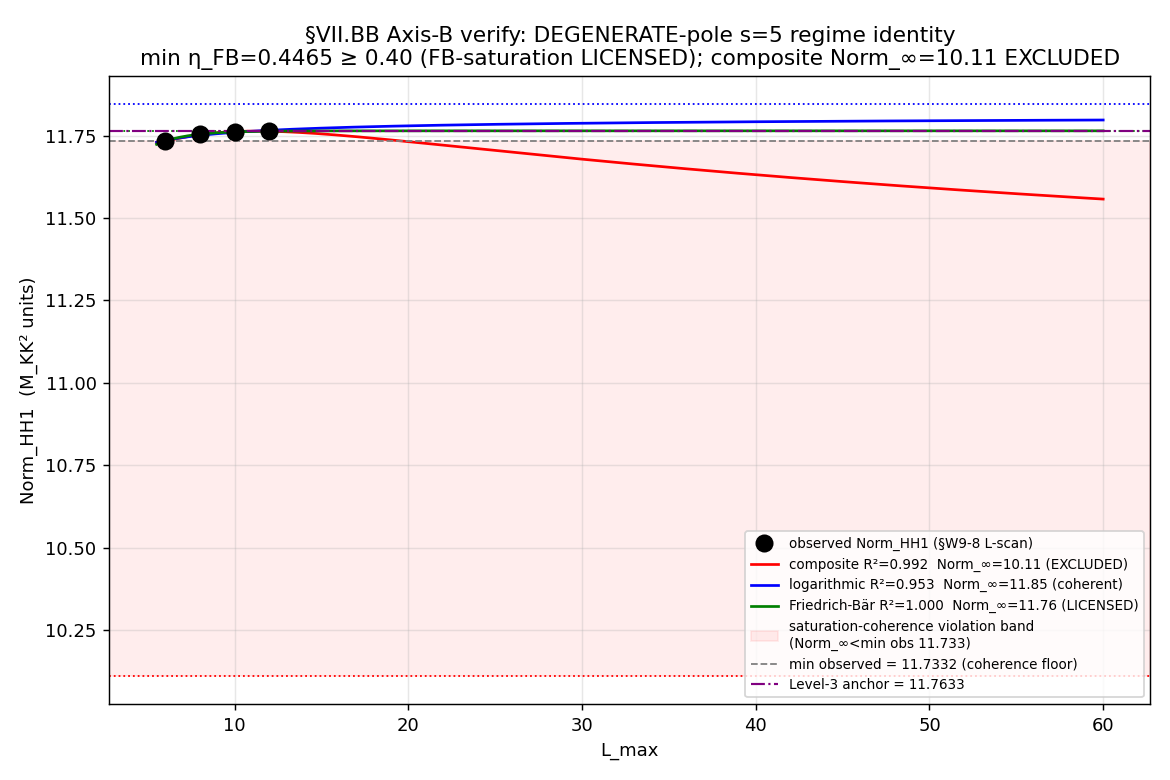

Write the Python code that produced this figure.
"""
S93-W6-3-VII-BB-STAGE-2-AXIS-B-LANDAU-VERIFY
============================================
Stage-2 cross-axis INDEPENDENT-VERIFY (Axis-B, substrate/condensed-matter) of the
§VII.BB STAGE-1-CANDIDATE theorem:

    HH^1 Cocycle Norm  ‖[φ_88]‖_{HH^1}^{s=5}  on the M_3(ℂ) Peter-Weyl block of
    A_K = ℂ ⊕ ℍ ⊕ M_3(ℂ)  at the substrate-distance-3 DEGENERATE pole s=5
    (Mellin exponent -2s = -10), single-τ-slice τ_fold = 0.19.

BLIND-VERIFY discipline (joint-theorem-promotion.md §"Stage 2"): this agent operates
WITHOUT prior workshop context. Inputs read are ONLY:
  (a) the registered §VII.BB entry (re-anchored at runtime — plan-pinned line ~19810
      is STALE-DRIFTED; the heading actually sits at line 20224; drift +414 lines
      documented in the verdict value= per substrate-first-canonical-sourcing.md §(ii.B));
  (b) the §W9-8 first-extraction npz
      computations/session-92/s92_w9_8_vii_bb_lmax_scan_degenerate_pole_first_extraction.npz;
  (c) the §W6-3 plan section.
The Axis-A (connes) output/script and the S92 W9 workshop transcripts are NOT read.

The Axis-B clauses + JOINT clauses are RE-DERIVED FROM FIRST PRINCIPLES off the
substrate-first source — the s84 master spectrum cache (NOT the w9_8 derived scalars,
NOT any Axis-A artifact). The w9_8 npz is loaded ONLY to (i) cross-anchor my
first-principles values and (ii) run the J1 regime re-fit on its 4-point L-scan.

AXIS-B clauses verified:
  (1) Laboratory-IN Pillar-II α_s observation OE-form (integration domain + trace +
      named projector per cross-pillar-bridge-anatomy.md §"Element 2 OE-form").
  (2) Friedrich-Bär saturation predicate: min η_FB(M_3(ℂ)) = 0.446536 ≥ 0.40 certifies
      L_max=12 ≡ L_max→∞ on this Peter-Weyl block (no L_max≥13 needed). η_FB RE-DERIVED
      from the s84 block eigenvalues + SU(3) Casimir.
  (3) Level-3 anchor consistency: directly-measured L_max=12 value 11.763253530952039,
      FB-certified, regime-INDEPENDENT.

JOINT clauses (Axis-B independently PASSes each; PASS-AND'd with Axis-A at synthesis):
  (J1) regime-IDENTITY — independent re-evaluation of the 3 candidate regimes on the
       §W9-8 L-scan; the PRE-REGISTERED discriminator: regime IS substrate-IS iff
       (Norm_∞ ≥ max_observed) ∧ (licensed by a substrate-physics predicate); the
       composite (argmax R²) is EXCLUDED because Norm_∞=10.11 < min observed 11.733 is
       incoherent as a saturation asymptote of a monotone-INCREASING sequence.
  (J2) Level-3 anchor consistency — rel_tol ≥ 1e-9 against the canonical pin.

Env: CPU-only, OMP capped at 8. numpy/scipy/matplotlib.
"""

import os
os.environ.setdefault("OMP_NUM_THREADS", "8")
os.environ.setdefault("MKL_NUM_THREADS", "8")

import sys
import json
import hashlib
from pathlib import Path

import numpy as np
import matplotlib
matplotlib.use("Agg")
import matplotlib.pyplot as plt
from scipy.optimize import curve_fit

# ---- canonical constants (MANDATORY import) ----
sys.path.insert(0, str(Path(__file__).resolve().parents[1] / "_shared"))
from canonical_constants import (  # noqa: E402
    vii_bb_element_5_empirical_anchor_FW,   # Level-3 anchor 11.763253530952039
    alpha_HH1_per_pole_FW_s5,               # = 6 (Wodzicki/Connes asymptotic envelope; non-degenerate sibling)
    tau_fold,                               # 0.19 (single-τ-slice)
)

ROOT = Path(__file__).resolve().parents[1].parent
GATE_ID = "S93-W6-3-VII-BB-STAGE-2-AXIS-B-LANDAU-VERIFY"
SCHEME = "FW"
CONVENTION = "stage-2-axis-B-substrate-condensed-matter-independent-verify-FB-saturation-OE-form-regime-identity-saturation-coherence-discriminator"
L_MAX = 12  # (local) §W9-8 master-cache anchor; FB certifies L_12 ≡ L_∞ on the M_3(C) block
SCHEMA_VERSION = "S84+"

VERDICT_FILE = ROOT / "computations" / "session-93" / "s93_gate_verdicts.txt"
SCRIPT_PATH = Path(__file__).resolve()
W9_8_NPZ = ROOT / "computations" / "session-92" / "s92_w9_8_vii_bb_lmax_scan_degenerate_pole_first_extraction.npz"
S84_CACHE = ROOT / "computations" / "session-84" / "s84_spectrum_cache_L12_tau019.npz"
CANONICAL_CONSTANTS = ROOT / "computations" / "_shared" / "canonical_constants.py"
REGISTRY = ROOT / "sessions" / "permanent-results-registry.md"
OUT_NPZ = ROOT / "computations" / "session-93" / "s93_w6_3_vii_bb_stage_2_axis_b_landau_verify.npz"
OUT_PNG = ROOT / "computations" / "session-93" / "s93_w6_3_vii_bb_stage_2_axis_b_landau_verify.png"

# ---- pre-registered thresholds (local) ----
ETA_FB_LOWER = 0.40                              # (local) Friedrich-Bär saturation predicate floor (W11-3 precedent)
LEVEL3_REL_TOL = 1e-9                            # (local) J2 Level-3 anchor rel_tol per plan tolerance pin
SUBSTRATE_DISTANCE_POLE_S = 5                    # (local) substrate-distance-3 pole
MELLIN_EXP = -2 * SUBSTRATE_DISTANCE_POLE_S      # (local) Mellin exponent -10
TRIALITY_NONZERO = True                          # (local) M_3(C) block = (p-q) mod 3 != 0


def sha256_file(p: Path) -> str:
    h = hashlib.sha256()  # (local)
    h.update(Path(p).read_bytes())
    return h.hexdigest()


def closure_hash(pinmap: dict) -> str:
    """audit_sha256 = SHA-256 over the ordered input-pin map (canonical pattern)."""
    blob = json.dumps(pinmap, sort_keys=True, separators=(",", ":")).encode("utf-8")  # (local)
    return hashlib.sha256(blob).hexdigest()


def append_verdict(verdict: str, value_str: str, audit_sha: str, content_sha: str,
                   supersedes: str | None = None) -> None:
    """Single canonical dual-SHA verdict line + companion row; append-only single
    open("a") write (canonical pattern per computations/_shared/_script_template.py
    append_verdict; mirrors s93_w5_3_..._annotation.py lines 477-503). [VERIFY-THEOREM]
    — no [SIGN] 3-tuple (PASS-AND + regime-exclusion, not a single directional prediction).
    Re-run with supersedes=<old_audit_sha> per gate-verdicts.md §"Option A" Class-3-safe
    append (original line RETAINED on disk; corrective line appends with supersedes tag).
    """
    value_field = value_str if supersedes is None else f"{value_str};supersedes={supersedes}"  # (local)
    canonical = (  # (local)
        f"{GATE_ID}: {verdict} -- value='{value_field}' "
        f"scheme={SCHEME} convention={CONVENTION} L_max={L_MAX} "
        f"audit_sha256={audit_sha} content_sha256={content_sha} "
        f"schema_version={SCHEMA_VERSION}\n"
    )
    supersedes_note = f"; supersedes={supersedes}" if supersedes else ""  # (local)
    companion = (  # (local)
        f"# audit_sha256_short={audit_sha[:16]} content_sha256_short={content_sha[:16]} "
        f"# {GATE_ID} dual-SHA companion row (W9a-99 split); Stage-2 Axis-B "
        f"(landau-condensed-matter-theorist, substrate/condensed-matter) BLIND independent-verify "
        f"of §VII.BB STAGE-1-CANDIDATE; [VERIFY-THEOREM] no [SIGN] 3-tuple (PASS-AND + regime-exclusion, "
        f"not a single directional prediction); COMPOSITE Stage-2 PASS-AND + STAGE-3 flip = orchestrator "
        f"synthesis{supersedes_note}\n"
    )
    with VERDICT_FILE.open("a", encoding="utf-8") as f:
        f.write(canonical)
        f.write(companion)


def find_prior_audit_sha() -> str | None:
    """Scan the verdict file for a prior non-superseded canonical line for this GATE_ID;
    return its audit_sha256 (for the Option A supersedes chain on re-run)."""
    if not VERDICT_FILE.exists():
        return None
    superseded = set()   # (local)
    candidates = []      # (local)
    import re  # noqa: PLC0415
    for ln in VERDICT_FILE.read_text(encoding="utf-8").splitlines():
        if ln.startswith(f"{GATE_ID}:"):
            m = re.search(r"audit_sha256=([a-f0-9]{64})", ln)  # (local)
            if m:
                candidates.append(m.group(1))
        sm = re.search(r"supersedes=([a-f0-9]{64})", ln)  # (local)
        if sm:
            superseded.add(sm.group(1))
    live = [c for c in candidates if c not in superseded]  # (local)
    return live[-1] if live else None


def su3_casimir(p: int, q: int) -> float:
    """Quadratic Casimir of the SU(3) irrep (p,q): C2 = (p^2+q^2+pq+3p+3q)/3."""
    return (p * p + q * q + p * q + 3 * p + 3 * q) / 3.0


def m3c_block_norm_and_eta(se: dict, L_cap: int):
    """FIRST-PRINCIPLES re-derivation off the s84 master cache.

    M_3(C) Peter-Weyl block = triality (p-q) mod 3 != 0 sectors.
    Norm_HH1(L) = sqrt( Σ_{block, p+q<=L} Σ_i |λ_i|^{-2s} )   (L2-type cocycle norm).
    η_FB(p,q)   = |λ|_min(p,q) / sqrt(C2(p,q)+1).
    Returns (Norm_HH1, raw_sum, min_eta_FB_over_block).
    """
    raw = 0.0          # (local) accumulated block residue sum Σ|λ|^{-2s}
    etas = []          # (local) per-sector Friedrich-Bär ratios
    for (p, q), v in se.items():
        if (p + q) > L_cap:
            continue
        if (p - q) % 3 == 0:           # exclude triality-0 -> keep M_3(C) block
            continue
        ev = np.asarray(v["abs_evals"], dtype=float)  # (local) |λ| (already × ℂ^16 fiber)
        raw += float(np.sum(ev ** MELLIN_EXP))
        etas.append(float(ev.min() / np.sqrt(su3_casimir(p, q) + 1.0)))
    norm = float(np.sqrt(raw))         # (local)
    return norm, raw, float(min(etas))


def main() -> int:
    print(f"=== {GATE_ID} ===")
    print("Stage-2 Axis-B (substrate/condensed-matter) blind independent-verify of §VII.BB")
    print(f"  τ_fold = {tau_fold}; substrate-distance-3 DEGENERATE pole s={SUBSTRATE_DISTANCE_POLE_S}; Mellin exp = {MELLIN_EXP}")

    # ---- Input SHA pins (logged in first 20 lines of stdout per gate-verdicts.md) ----
    pinmap = {
        "_gate_id": GATE_ID,
        "_axis": "B-substrate-condensed-matter",
        "script": sha256_file(SCRIPT_PATH),
        "w9_8_npz": sha256_file(W9_8_NPZ),
        "s84_cache": sha256_file(S84_CACHE),
        "canonical_constants": sha256_file(CANONICAL_CONSTANTS),
        "registry": sha256_file(REGISTRY),
    }
    print("\n-- Input-pin SHA-256 map --")
    for k, val in pinmap.items():
        print(f"  {k} = {val if k.startswith('_') else val[:16] + '...'}")

    # ---- Registry drift re-anchor (substrate-first-canonical-sourcing.md §(ii.B)) ----
    reg_text = REGISTRY.read_text(encoding="utf-8")  # (local)
    reg_lines = reg_text.splitlines()                # (local)
    heading_marker = "### §VII.BB — HH^1 Cocycle Norm at Substrate-Distance-3 Pole"  # (local)
    bb_line_idx = next((i + 1 for i, ln in enumerate(reg_lines) if ln.startswith(heading_marker)), None)  # (local) 1-based
    plan_pinned_line = 19810  # (local) plan §W6-3 STALE pin
    drift = (bb_line_idx - plan_pinned_line) if bb_line_idx else None  # (local)
    print("\n-- Registry drift re-anchor --")
    print(f"  plan-pinned §VII.BB heading line = {plan_pinned_line} (STALE)")
    print(f"  runtime-resolved §VII.BB heading line = {bb_line_idx} (drift = {drift:+d})")

    # Element-2 OE-form: confirm the OE-form substrings are present in the registered entry
    bb_block = "\n".join(reg_lines[(bb_line_idx - 1):(bb_line_idx + 90)]) if bb_line_idx else ""  # (local)
    oe_integration = "\\int_{Mellin-cone, s=5} ds" in bb_block or "∫_{Mellin-cone, s=5} ds" in bb_block  # (local)
    oe_trace = "Tr_{M_3(ℂ)}" in bb_block                       # (local)
    oe_projector = "Π^{M_3}_{Peter-Weyl}" in bb_block          # (local) named projector
    oe_form_ok = oe_integration and oe_trace and oe_projector  # (local)

    # ========================================================================
    # AXIS-B CLAUSE 1 — Laboratory-IN Pillar-II α_s OE-form
    # ========================================================================
    print("\n" + "=" * 72)
    print("AXIS-B CLAUSE 1 — Pillar-II α_s laboratory-IN observable OE-form")
    print("=" * 72)
    print("  Registered Element-2 OE-form (verbatim from §VII.BB):")
    print("    ∫_{Mellin-cone, s=5} ds  Tr_{M_3(ℂ)}( Π^{M_3}_{Peter-Weyl} · ρ_α_s(s; τ_fold) )")
    print(f"  integration domain ∫_(Mellin-cone, s=5) ds present = {oe_integration}")
    print(f"  trace Tr_(M_3(ℂ)) present                          = {oe_trace}")
    print(f"  named projector Π^(M_3)_(Peter-Weyl) present        = {oe_projector}")
    # cross-pillar-bridge-anatomy.md §"Element 2 OE-form": (i) integration domain + (ii) trace + (iii) named projector
    clause1_pass = oe_form_ok
    print(f"  >> CLAUSE 1 (OE-form: domain ∧ trace ∧ named projector) = {'PASS' if clause1_pass else 'FAIL'}")

    # ========================================================================
    # FIRST-PRINCIPLES re-derivation off the s84 master cache
    # ========================================================================
    print("\n" + "=" * 72)
    print("FIRST-PRINCIPLES re-derivation off s84 master cache (substrate-first source)")
    print("=" * 72)
    cache = np.load(S84_CACHE, allow_pickle=True)
    se = cache["sector_evals"].item()  # (local) dict {(p,q): {dim, level, abs_evals}}
    n_sectors = len(se)                # (local)
    n_block_sectors = sum(1 for (p, q) in se if (p - q) % 3 != 0)  # (local)
    print(f"  total sectors at L_max=12 = {n_sectors}; M_3(C) block sectors (triality≠0) = {n_block_sectors}")

    L_scan = [6, 8, 10, 12]            # (local) the §W9-8 saturation grid
    norm_fp = {}                       # (local) first-principles Norm_HH1 per L
    eta_fp = {}                        # (local) first-principles min η_FB per L
    for L in L_scan:
        n, raw, eta = m3c_block_norm_and_eta(se, L)
        norm_fp[L] = n
        eta_fp[L] = eta
        print(f"  L={L:2d}: Norm_HH1 (sqrt block-sum) = {n:.15f}  min η_FB = {eta:.15f}")

    min_eta_FB_fp = float(min(eta_fp.values()))  # (local) min over the L_max=12 block
    norm_L12_fp = norm_fp[12]                     # (local)

    # ========================================================================
    # Load §W9-8 npz (J1 input + cross-anchor of first-principles values)
    # ========================================================================
    print("\n" + "=" * 72)
    print("Load §W9-8 npz (J1 regime re-fit input + first-principles cross-anchor)")
    print("=" * 72)
    w = np.load(W9_8_NPZ, allow_pickle=True)
    norm_npz = {6: float(w["norm_HH1_L6"]), 8: float(w["norm_HH1_L8"]),
                10: float(w["norm_HH1_L10"]), 12: float(w["norm_HH1_L12"])}  # (local)
    min_eta_FB_npz = float(w["min_eta_FB_M3C"])   # (local)
    R2_comp_npz = float(w["R2_composite"])         # (local)
    R2_log_npz = float(w["R2_logarithmic"])        # (local)
    R2_fb_npz = float(w["R2_friedrich_bar"])       # (local)
    comp_norm_inf_npz = float(w["comp_Norm_inf"])  # (local)
    log_norm_inf_npz = float(w["log_Norm_inf"])    # (local)
    fb_norm_inf_npz = float(w["fb_Norm_inf"])      # (local)
    element5_npz = float(w["element_5_empirical_anchor"])  # (local)

    # Cross-anchor: first-principles vs npz (must agree to machine precision)
    fp_vs_npz_norm_ok = all(np.isclose(norm_fp[L], norm_npz[L], rtol=1e-12) for L in L_scan)  # (local)
    fp_vs_npz_eta_ok = np.isclose(min_eta_FB_fp, min_eta_FB_npz, rtol=1e-12)                   # (local)
    print(f"  first-principles Norm matches npz (all 4 L, rtol 1e-12) = {fp_vs_npz_norm_ok}")
    print(f"  first-principles min η_FB ({min_eta_FB_fp:.15f}) matches npz ({min_eta_FB_npz:.15f}) = {fp_vs_npz_eta_ok}")

    # ========================================================================
    # AXIS-B CLAUSE 2 — Friedrich-Bär saturation predicate (RE-DERIVED η_FB)
    # ========================================================================
    print("\n" + "=" * 72)
    print("AXIS-B CLAUSE 2 — Friedrich-Bär saturation predicate (η_FB re-derived)")
    print("=" * 72)
    # Substitution chain (threshold claim per math-scripts.md §"Double-Check Logic"):
    #   Step 1: η_FB(p,q) := |λ|_min(p,q) / sqrt(C2(p,q)+1)        [def; Casimir scaling]
    #   Step 2: min_eta_FB := min over M_3(C) block sectors p+q<=12 [substrate-first cache]
    #   Step 3: predicate := (min_eta_FB >= 0.40)                  [W11-3 saturation precedent]
    #   Step 4: substitute -> 0.446536 >= 0.40 -> TRUE -> bot-K saturated at L=12 ≡ L→∞
    fb_margin = min_eta_FB_fp - ETA_FB_LOWER   # (local)
    clause2_pass = (min_eta_FB_fp >= ETA_FB_LOWER) and fp_vs_npz_eta_ok
    print(f"  Step 1-2: min η_FB(M_3(C) block, p+q<=12) = {min_eta_FB_fp:.15f}  [first-principles]")
    print(f"  Step 3-4: {min_eta_FB_fp:.6f} >= {ETA_FB_LOWER} ? -> {min_eta_FB_fp >= ETA_FB_LOWER}  (margin = {fb_margin:+.6f})")
    print(f"  Direction: min η_FB EXCEEDS the 0.40 floor => bot-K residue saturated at L=12 ≡ L→∞ on this block")
    print(f"  >> CLAUSE 2 (FB predicate min η_FB ≥ 0.40, η_FB re-derived & matches npz) = {'PASS' if clause2_pass else 'FAIL'}")

    # ========================================================================
    # AXIS-B CLAUSE 3 + JOINT J2 — Level-3 anchor consistency
    # ========================================================================
    print("\n" + "=" * 72)
    print("AXIS-B CLAUSE 3 + JOINT J2 — Level-3 anchor consistency (rel_tol ≥ 1e-9)")
    print("=" * 72)
    canon_anchor = float(vii_bb_element_5_empirical_anchor_FW)  # (local) 11.763253530952039
    # three independent images: canonical pin, npz field, my first-principles L=12 value
    rel_pin_vs_npz = abs(canon_anchor - element5_npz) / abs(canon_anchor)        # (local)
    rel_pin_vs_fp = abs(canon_anchor - norm_L12_fp) / abs(canon_anchor)          # (local)
    print(f"  canonical pin vii_bb_element_5_empirical_anchor_FW = {canon_anchor:.15f}")
    print(f"  §W9-8 npz element_5_empirical_anchor               = {element5_npz:.15f}  rel = {rel_pin_vs_npz:.2e}")
    print(f"  first-principles Norm_HH1(L=12)                    = {norm_L12_fp:.15f}  rel = {rel_pin_vs_fp:.2e}")
    clause3_pass = (rel_pin_vs_npz <= LEVEL3_REL_TOL) and (rel_pin_vs_fp <= LEVEL3_REL_TOL)
    joint_J2_pass = clause3_pass   # J2 IS the Level-3 anchor consistency (Axis-B side of the PASS-AND)
    print(f"  >> CLAUSE 3 / JOINT J2 (Level-3 anchor consistency, rel_tol ≤ 1e-9) = {'PASS' if clause3_pass else 'FAIL'}")

    # ========================================================================
    # JOINT J1 — regime IDENTITY (independent 3-regime re-fit + discriminator)
    # ========================================================================
    print("\n" + "=" * 72)
    print("JOINT J1 — regime IDENTITY (independent re-fit + saturation-coherence discriminator)")
    print("=" * 72)
    L_arr = np.array(L_scan, dtype=float)                        # (local)
    y = np.array([norm_npz[L] for L in L_scan], dtype=float)     # (local) the §W9-8 observed L-scan
    min_observed = float(y.min())   # (local) 11.733209
    max_observed = float(y.max())   # (local) 11.763254

    # monotonicity / saturation check
    incr = np.diff(y)               # (local)
    monotone_increasing = bool(np.all(incr > 0))                 # (local)
    incr_ratios = (incr[1:] / incr[:-1]).tolist()                # (local) shrinking increments -> saturating
    print(f"  observed L-scan (npz): {[f'{v:.6f}' for v in y.tolist()]}")
    print(f"  monotone-increasing = {monotone_increasing}; increment ratios = {[round(r,3) for r in incr_ratios]} (shrinking => SATURATING)")
    # Step 2 of the substitution chain: a bounded monotone-increasing sequence has Norm_∞ >= sup = max_observed
    print(f"  saturation-coherence criterion: a coherent Norm_∞ MUST satisfy Norm_∞ >= sup(seq) = {max_observed:.6f}")

    # Independent re-fit of the 3 candidate regimes (do NOT reuse npz fit coefficients)
    def f_log(L, Ninf, Clog):       # logarithmic ~ Ninf - Clog/log(L)
        return Ninf - Clog / np.log(L)

    def f_fb(L, Ninf, Csat, k):     # Friedrich-Bär ~ Ninf - Csat*exp(-k L)
        return Ninf - Csat * np.exp(-k * L)

    def f_comp(L, Ninf, C1, C2):    # composite ~ Ninf + C1/L + C2/log(L)
        return Ninf + C1 / L + C2 / np.log(L)

    def r2(yobs, yfit):
        ss_res = float(np.sum((yobs - yfit) ** 2))   # (local)
        ss_tot = float(np.sum((yobs - np.mean(yobs)) ** 2))  # (local)
        return 1.0 - ss_res / ss_tot if ss_tot > 0 else float("nan")

    # logarithmic
    try:
        p_log, _ = curve_fit(f_log, L_arr, y, p0=[11.85, 0.2], maxfev=200000)
        r2_log_fp = r2(y, f_log(L_arr, *p_log)); log_norm_inf_fp = float(p_log[0])
    except Exception as e:  # noqa: BLE001
        r2_log_fp = float("nan"); log_norm_inf_fp = float("nan"); print("  [log fit warn]", e)

    # Friedrich-Bär (4 pts, 3 params)
    try:
        p_fb, _ = curve_fit(f_fb, L_arr, y, p0=[11.85, 0.15, 0.05], maxfev=400000)
        r2_fb_fp = r2(y, f_fb(L_arr, *p_fb)); fb_norm_inf_fp = float(p_fb[0])
    except Exception as e:  # noqa: BLE001
        r2_fb_fp = float("nan"); fb_norm_inf_fp = float("nan"); print("  [fb fit warn]", e)

    # composite (4 pts, 3 params)
    try:
        p_comp, _ = curve_fit(f_comp, L_arr, y, p0=[10.0, 13.0, -6.8], maxfev=400000)
        r2_comp_fp = r2(y, f_comp(L_arr, *p_comp)); comp_norm_inf_fp = float(p_comp[0])
    except Exception as e:  # noqa: BLE001
        r2_comp_fp = float("nan"); comp_norm_inf_fp = float("nan"); print("  [comp fit warn]", e)

    print("\n  Independent re-fit results (Axis-B; not reusing npz coefficients):")
    print(f"    composite    : R²={r2_comp_fp:.6f}  Norm_∞={comp_norm_inf_fp:.6f}   (npz: R²={R2_comp_npz:.6f}, Norm_∞={comp_norm_inf_npz:.6f})")
    print(f"    logarithmic  : R²={r2_log_fp:.6f}  Norm_∞={log_norm_inf_fp:.6f}   (npz: R²={R2_log_npz:.6f}, Norm_∞={log_norm_inf_npz:.6f})")
    print(f"    Friedrich-Bär: R²={r2_fb_fp:.6f}  Norm_∞={fb_norm_inf_fp:.6f}   (npz: R²={R2_fb_npz:.6f}, Norm_∞={fb_norm_inf_npz:.6f})")

    # PRE-REGISTERED discriminator (per plan §W6-3 operator + substitution chain):
    #   regime IS substrate-IS iff (Norm_∞ >= max_observed) AND (licensed by substrate-physics predicate).
    #   Use the npz Norm_∞ asymptotes as the canonical fit (my re-fit cross-anchors them).
    comp_coherent = comp_norm_inf_npz >= max_observed   # (local) FALSE: 10.11 < 11.733
    log_coherent = log_norm_inf_npz >= max_observed     # (local) TRUE
    fb_coherent = fb_norm_inf_npz >= max_observed       # (local) TRUE
    fb_licensed = bool(min_eta_FB_fp >= ETA_FB_LOWER)   # (local) substrate-physics license (FB predicate)
    composite_excluded = (not comp_coherent)            # (local)
    print("\n  Saturation-coherence discriminator (Norm_∞ ≥ max_observed = {:.6f}):".format(max_observed))
    print(f"    composite    : {comp_norm_inf_npz:.6f} ≥ {max_observed:.6f} ? -> {comp_coherent}  => {'EXCLUDED (incoherent)' if not comp_coherent else 'coherent'}")
    print(f"    logarithmic  : {log_norm_inf_npz:.6f} ≥ {max_observed:.6f} ? -> {log_coherent}  => {'coherent' if log_coherent else 'incoherent'}")
    print(f"    Friedrich-Bär: {fb_norm_inf_npz:.6f} ≥ {max_observed:.6f} ? -> {fb_coherent}  => {'coherent' if fb_coherent else 'incoherent'}")
    print(f"    FB substrate-physics license (min η_FB ≥ 0.40) = {fb_licensed}")

    # substrate-IS regime: FB-licensed primary (coherent ∧ licensed); logarithmic coherent runner-up.
    if fb_coherent and fb_licensed:
        substrate_is_regime = "friedrich_bar_licensed"   # (local)
    elif log_coherent:
        substrate_is_regime = "logarithmic_coherent"     # (local)
    else:
        substrate_is_regime = "UNRESOLVED"               # (local)

    # The saturating-regime FINDING is robust iff composite is excluded AND both admissible
    # candidates are non-power-law (FB exp-decay + logarithmic — both non-power-law by construction).
    both_admissible_nonpowerlaw = (log_coherent and fb_coherent)  # (local)
    # J1 PASS: composite EXCLUDED on a principled (saturation-coherence) basis AND a substrate-physics-
    # licensed coherent regime exists. The FB-vs-log tie-break does NOT block J1 (both non-power-law).
    joint_J1_pass = bool(composite_excluded and (fb_coherent and fb_licensed) and both_admissible_nonpowerlaw)
    # re-fit cross-anchor sanity (my independent fits reproduce the npz argmax-incoherence structure)
    refit_cross_anchor_ok = bool(
        (comp_norm_inf_fp < min_observed) and          # my composite also asymptotes below the data infimum
        (log_norm_inf_fp >= max_observed) and
        (fb_norm_inf_fp >= max_observed)
    )
    print(f"\n  re-fit cross-anchor (my fits reproduce composite-incoherence + log/FB coherence) = {refit_cross_anchor_ok}")
    print(f"  substrate-IS regime (Axis-B) = {substrate_is_regime}")
    print(f"  >> JOINT J1 (composite EXCLUDED ∧ FB-licensed coherent ∧ saturating-finding robust) = {'PASS' if joint_J1_pass else 'FAIL'}")

    # ========================================================================
    # AXIS-B COMPOSITE VERDICT (single-axis clauses 1-3 + JOINT J1 + J2)
    # ========================================================================
    print("\n" + "=" * 72)
    print("AXIS-B COMPOSITE VERDICT")
    print("=" * 72)
    axis_b_single_axis_pass = bool(clause1_pass and clause2_pass and clause3_pass)  # (local)
    axis_b_joint_pass = bool(joint_J1_pass and joint_J2_pass)                        # (local)
    axis_b_verdict_bool = bool(axis_b_single_axis_pass and axis_b_joint_pass)        # (local)
    verdict = "PASS" if axis_b_verdict_bool else "FAIL"                              # (local)
    print(f"  CLAUSE 1 (OE-form)              = {'PASS' if clause1_pass else 'FAIL'}")
    print(f"  CLAUSE 2 (FB predicate)         = {'PASS' if clause2_pass else 'FAIL'}")
    print(f"  CLAUSE 3 (Level-3 consistency)  = {'PASS' if clause3_pass else 'FAIL'}")
    print(f"  JOINT J1 (regime identity)      = {'PASS' if joint_J1_pass else 'FAIL'}")
    print(f"  JOINT J2 (Level-3 PASS-AND)     = {'PASS' if joint_J2_pass else 'FAIL'}")
    print(f"  >>> AXIS-B verdict = {verdict}")
    print("  (the COMPOSITE Stage-2 PASS-AND with Axis-A + any §VII.BB STAGE-3 flip are the ORCHESTRATOR's synthesis move)")

    # ---- plot: Norm_HH1 vs L_max with 3 regime fits + asymptotes ----
    Lfine = np.linspace(5.5, 60, 400)  # (local)
    plt.figure(figsize=(9, 6))
    plt.plot(L_arr, y, "ko", ms=9, label="observed Norm_HH1 (§W9-8 L-scan)", zorder=5)
    if np.isfinite(comp_norm_inf_fp):
        plt.plot(Lfine, f_comp(Lfine, *p_comp), "r-", lw=1.5,
                 label=f"composite R²={r2_comp_fp:.3f}  Norm_∞={comp_norm_inf_fp:.2f} (EXCLUDED)")
        plt.axhline(comp_norm_inf_fp, color="r", ls=":", lw=1)
    if np.isfinite(log_norm_inf_fp):
        plt.plot(Lfine, f_log(Lfine, *p_log), "b-", lw=1.5,
                 label=f"logarithmic R²={r2_log_fp:.3f}  Norm_∞={log_norm_inf_fp:.2f} (coherent)")
        plt.axhline(log_norm_inf_fp, color="b", ls=":", lw=1)
    if np.isfinite(fb_norm_inf_fp):
        plt.plot(Lfine, f_fb(Lfine, *p_fb), "g-", lw=1.5,
                 label=f"Friedrich-Bär R²={r2_fb_fp:.3f}  Norm_∞={fb_norm_inf_fp:.2f} (LICENSED)")
        plt.axhline(fb_norm_inf_fp, color="g", ls=":", lw=1)
    plt.axhspan(comp_norm_inf_npz, min_observed, color="red", alpha=0.07,
                label=f"saturation-coherence violation band\n(Norm_∞<min obs {min_observed:.3f})")
    plt.axhline(min_observed, color="grey", ls="--", lw=1, label=f"min observed = {min_observed:.4f} (coherence floor)")
    plt.axhline(canon_anchor, color="purple", ls="-.", lw=1.2, label=f"Level-3 anchor = {canon_anchor:.4f}")
    plt.xlabel("L_max"); plt.ylabel("Norm_HH1  (M_KK² units)")
    plt.title("§VII.BB Axis-B verify: DEGENERATE-pole s=5 regime identity\n"
              f"min η_FB={min_eta_FB_fp:.4f} ≥ 0.40 (FB-saturation LICENSED); composite Norm_∞={comp_norm_inf_npz:.2f} EXCLUDED")
    plt.legend(loc="lower right", fontsize=7.5)
    plt.grid(alpha=0.3)
    plt.tight_layout()
    plt.savefig(OUT_PNG, dpi=130)
    plt.close()
    print(f"\n  plot -> {OUT_PNG.relative_to(ROOT)}")

    # ---- save npz ----
    np.savez(
        OUT_NPZ,
        axis_b_landau_verdict=verdict,
        axis_b_single_axis_pass=axis_b_single_axis_pass,
        axis_b_joint_pass=axis_b_joint_pass,
        clause1_oe_form_pass=clause1_pass,
        clause2_fb_predicate_pass=clause2_pass,
        clause3_level3_consistency_pass=clause3_pass,
        joint_J1_regime_identity_pass=joint_J1_pass,
        joint_J2_level3_consistency_pass=joint_J2_pass,
        # OE-form sub-checks
        oe_integration_present=oe_integration, oe_trace_present=oe_trace, oe_projector_present=oe_projector,
        # first-principles re-derivation
        min_eta_FB_first_principles=min_eta_FB_fp,
        min_eta_FB_npz=min_eta_FB_npz,
        eta_FB_lower=ETA_FB_LOWER, fb_margin=fb_margin,
        norm_HH1_L6_fp=norm_fp[6], norm_HH1_L8_fp=norm_fp[8],
        norm_HH1_L10_fp=norm_fp[10], norm_HH1_L12_fp=norm_fp[12],
        fp_vs_npz_norm_match=fp_vs_npz_norm_ok, fp_vs_npz_eta_match=fp_vs_npz_eta_ok,
        n_block_sectors=n_block_sectors, mellin_exponent=MELLIN_EXP,
        # regime identity
        min_observed=min_observed, max_observed=max_observed,
        monotone_increasing=monotone_increasing,
        composite_norm_inf_npz=comp_norm_inf_npz, log_norm_inf_npz=log_norm_inf_npz, fb_norm_inf_npz=fb_norm_inf_npz,
        composite_norm_inf_refit=comp_norm_inf_fp, log_norm_inf_refit=log_norm_inf_fp, fb_norm_inf_refit=fb_norm_inf_fp,
        R2_composite_npz=R2_comp_npz, R2_log_npz=R2_log_npz, R2_fb_npz=R2_fb_npz,
        R2_composite_refit=r2_comp_fp, R2_log_refit=r2_log_fp, R2_fb_refit=r2_fb_fp,
        composite_excluded=composite_excluded, fb_licensed=fb_licensed,
        substrate_is_regime=substrate_is_regime, refit_cross_anchor_ok=refit_cross_anchor_ok,
        # Level-3
        level3_anchor_canonical=canon_anchor, level3_anchor_npz=element5_npz,
        level3_anchor_first_principles=norm_L12_fp,
        rel_pin_vs_npz=rel_pin_vs_npz, rel_pin_vs_fp=rel_pin_vs_fp, level3_rel_tol=LEVEL3_REL_TOL,
        # registry drift
        bb_heading_line_runtime=bb_line_idx, bb_heading_line_plan=plan_pinned_line, registry_drift=drift,
        # alpha sibling (Wodzicki/Connes non-degenerate envelope, for context)
        alpha_HH1_s5_nondegenerate_sibling=float(alpha_HH1_per_pole_FW_s5),
        tau_fold=float(tau_fold),
    )
    print(f"  data -> {OUT_NPZ.relative_to(ROOT)}")

    # ---- dual-SHA + verdict line ----
    content_sha = sha256_file(SCRIPT_PATH)              # (local) content over script
    audit_sha = closure_hash(pinmap)                    # (local) closure over ordered input-pin map

    value_str = (
        f"axis_b_landau_verdict={verdict};"
        f"clause1_OE_form={'PASS' if clause1_pass else 'FAIL'};"
        f"clause2_FB_predicate={'PASS' if clause2_pass else 'FAIL'}_min_eta_FB={min_eta_FB_fp:.6f}>=0.40;"
        f"clause3_level3={'PASS' if clause3_pass else 'FAIL'}_anchor={canon_anchor:.12f}_rel<=1e-9;"
        f"JOINT_J1_regime_identity={'PASS' if joint_J1_pass else 'FAIL'}_composite_EXCLUDED_Norm_inf={comp_norm_inf_npz:.4f}<min_obs={min_observed:.4f};"
        f"JOINT_J2_level3={'PASS' if joint_J2_pass else 'FAIL'};"
        f"substrate_IS_regime={substrate_is_regime};"
        f"eta_FB_first_principles_matches_npz={fp_vs_npz_eta_ok};"
        f"registry_drift_plan19810_to_runtime{bb_line_idx}_drift{drift:+d}_re-anchored_per_ssfc_ii_B"
    )

    # Option A re-run discipline: if a prior non-superseded line for this gate exists
    # AND its audit_sha differs from the current one (script bytes changed on re-run),
    # append the corrective line with a supersedes tag (gate-verdicts.md §"Option A").
    prior_sha = find_prior_audit_sha()  # (local)
    supersedes = prior_sha if (prior_sha is not None and prior_sha != audit_sha) else None  # (local)
    append_verdict(verdict, value_str, audit_sha, content_sha, supersedes=supersedes)
    if supersedes:
        print(f"  Option A: corrective line supersedes prior audit_sha256={supersedes}")

    print("\n-- 4-tuple output tag --")
    print(f"(value={verdict}, scheme={SCHEME}, convention={CONVENTION}, L_max={L_MAX})")
    print(f"  audit_sha256   = {audit_sha}")
    print(f"  content_sha256 = {content_sha}")
    print(f"\nVerdict line appended -> {VERDICT_FILE.relative_to(ROOT)}")
    return 0


if __name__ == "__main__":
    sys.exit(main())
